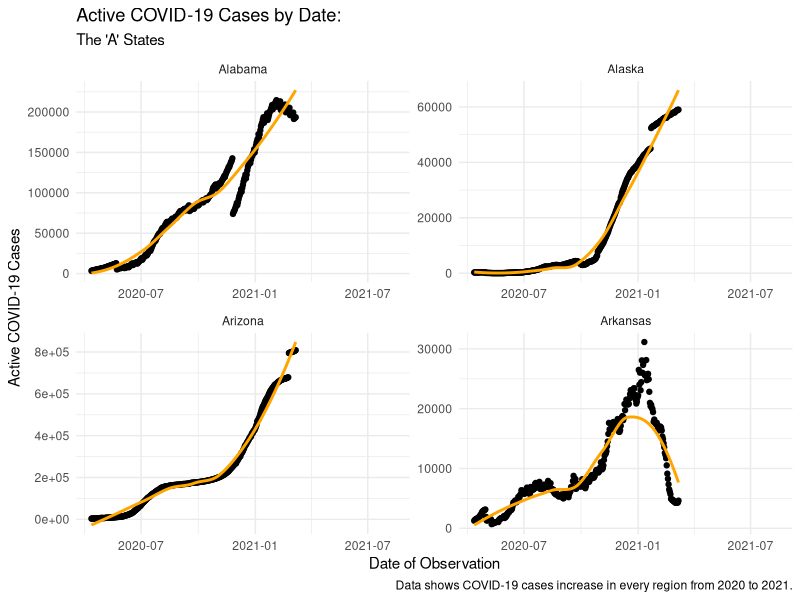
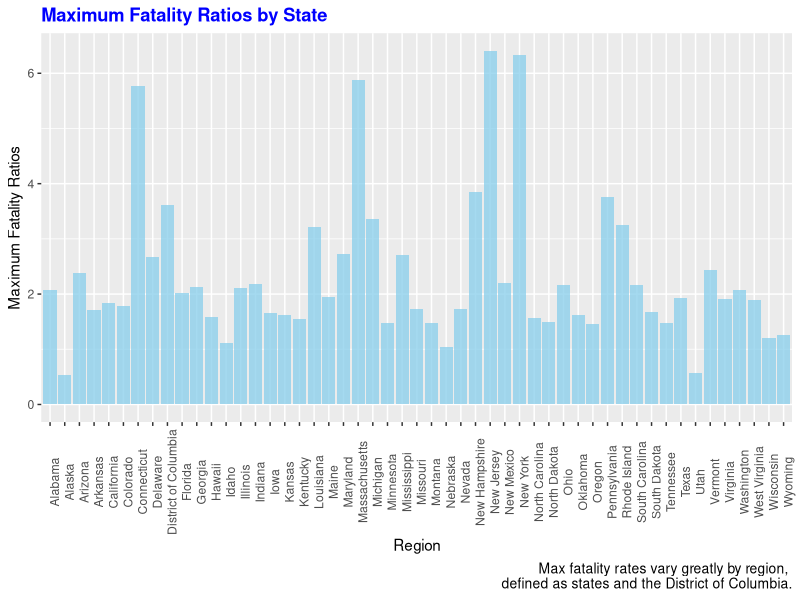
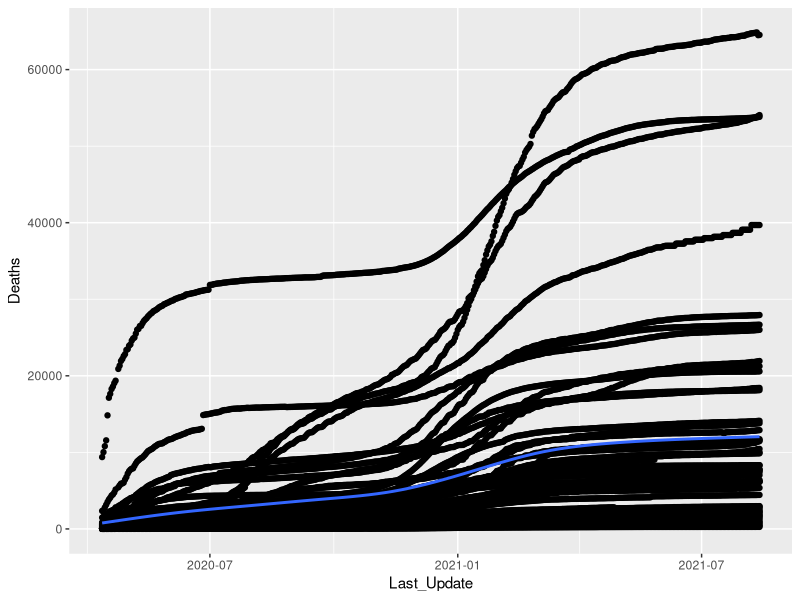

R code for these plots, in order: (Note: this script raises an error after producing the figures.)
library(tidyverse)

# Step I. 
  # This assigned the cleaned_covid_data.csv to a dataframe
df <- read_csv("cleaned_covid_data.csv")

# Step II. 
  # This is a subset of the previous dataframe that only includes states starting with "A"
Astates <- df[grepl("A", df$Province_State), ]

# Step III.
  # This is a plot of the previous subset, separated by state.
# MAKE IT PRETTY
Astates %>% 
  ggplot(aes(x=Last_Update, y=Active)) +
  geom_point() +
  geom_smooth(se = FALSE, color = "orange") +
  facet_wrap(~Province_State, scales = "free") +
  labs(x="Date of Observation", 
       y="Active COVID-19 Cases", 
       title = "Active COVID-19 Cases by Date:",
       subtitle = "The 'A' States",
       caption = "Data shows COVID-19 cases increase in every region from 2020 to 2021.") +
  theme_minimal()

# Step IV. MISSING VALUES??
  # The first function creates the df subset using aggregate and max
state_max_fatality_ratio <- aggregate(Case_Fatality_Ratio ~ Province_State, data = df, max, na.rm = TRUE)
  # The second function changes the name of the second variable
names(state_max_fatality_ratio)[2] <- 'Maximum_Fatality_Ratio'
  # The third function reassigns the df subset to be sorted in descending order
state_max_fatality_ratio <- state_max_fatality_ratio[order(-state_max_fatality_ratio$Maximum_Fatality_Ratio), ]
 

 # Checking class type for each variable in state_max_fatality_ratio
str(state_max_fatality_ratio)
  # reassigned to a duplicate
state_max_fatality_ratio2 <- state_max_fatality_ratio
  # checked class of variable in-question
class(state_max_fatality_ratio$Province_State)
  # changed variable form chr to factor
state_max_fatality_ratio2$Province_State <- as.factor(state_max_fatality_ratio$Province_State)
  # double checked new df class type
str(state_max_fatality_ratio2)

# Step V. 
  # ARRANGE x-axis in descending order; x-axis labels turned 90 degrees
  # This function 
state_max_fatality_ratio2 <- state_max_fatality_ratio2[order(state_max_fatality_ratio$Province_State, 
                                                             decreasing = TRUE), ] 

# This creates a barplot with the desired specifications
  # The instructions were a little unclear, so I listed them by descending alphabetical order
  # given that the x-axis was defined as state and that's the specified "descending"
state_max_fatality_ratio2 %>% 
  ggplot(mapping = aes(x=Province_State, y=Maximum_Fatality_Ratio)) +
  geom_bar(mapping = aes_(x=state_max_fatality_ratio2$Province_State, 
                          y=state_max_fatality_ratio2$Maximum_Fatality_Ratio), 
           stat = "identity", fill="skyblue", alpha=0.75) +
  labs(x="Region", 
       y="Maximum Fatality Ratios", 
       title = "Maximum Fatality Ratios by State",
       caption = "Max fatality rates vary greatly by region, \ndefined as states and the District of Columbia.") +
  theme(plot.caption = element_text(size = 10), 
               plot.title = element_text(hjust = 0, colour = "blue", face = "bold"),
        axis.text.x = element_text(angle = 90))

library(dplyr)
# Step VI. BONUS
deathsplot <- df %>% 
  group_by(Last_Update, Deaths) %>% 
  summarize()


  ggplot(deathsplot, aes(x=Last_Update, y=Deaths)) +
  geom_point() +
  geom_smooth(se=FALSE)
  
  
  theme(axis.text.x = element_text(angle = 90)) +
  scale_x_continuous("Deaths", breaks = deathsplot$Last_Update) +
  labs(x="Deaths", 
       y="Date", 
       title = "COVID-19 Deaths Over Time",
       caption = "Deaths steadily increased over time throughout the US.")
